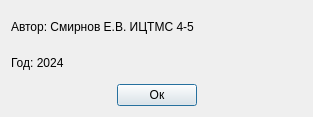
<?xml version="1.0" encoding="UTF-8"?>
<ui version="4.0">
 <class>Author</class>
 <widget class="QDialog" name="Author">
  <property name="geometry">
   <rect>
    <x>0</x>
    <y>0</y>
    <width>313</width>
    <height>117</height>
   </rect>
  </property>
  <property name="font">
   <font>
    <pointsize>9</pointsize>
   </font>
  </property>
  <property name="windowTitle">
   <string>Об авторе</string>
  </property>
  <layout class="QHBoxLayout" name="horizontalLayout_2">
   <item>
    <layout class="QVBoxLayout" name="verticalLayout">
     <item>
      <widget class="QLabel" name="label">
       <property name="text">
        <string>Автор: Смирнов Е.В. ИЦТМС 4-5</string>
       </property>
      </widget>
     </item>
     <item>
      <widget class="QLabel" name="label_2">
       <property name="text">
        <string>Год: 2024</string>
       </property>
      </widget>
     </item>
     <item>
      <layout class="QHBoxLayout" name="horizontalLayout">
       <item>
        <spacer name="horizontalSpacer">
         <property name="orientation">
          <enum>Qt::Horizontal</enum>
         </property>
         <property name="sizeHint" stdset="0">
          <size>
           <width>40</width>
           <height>20</height>
          </size>
         </property>
        </spacer>
       </item>
       <item>
        <widget class="QPushButton" name="pushButton">
         <property name="text">
          <string>Ок</string>
         </property>
        </widget>
       </item>
       <item>
        <spacer name="horizontalSpacer_2">
         <property name="orientation">
          <enum>Qt::Horizontal</enum>
         </property>
         <property name="sizeHint" stdset="0">
          <size>
           <width>40</width>
           <height>20</height>
          </size>
         </property>
        </spacer>
       </item>
      </layout>
     </item>
    </layout>
   </item>
  </layout>
 </widget>
 <resources/>
 <connections/>
</ui>
